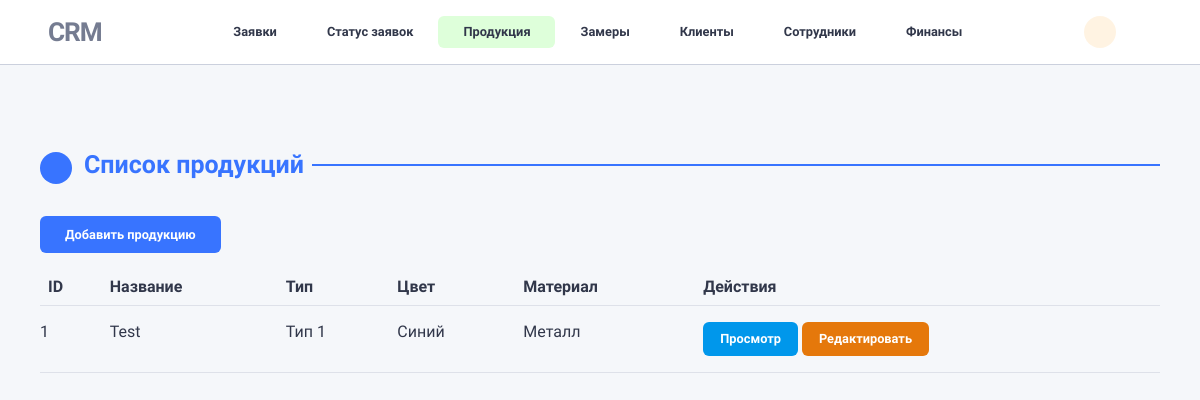
/products/, run on an earlier commit of the app's database.
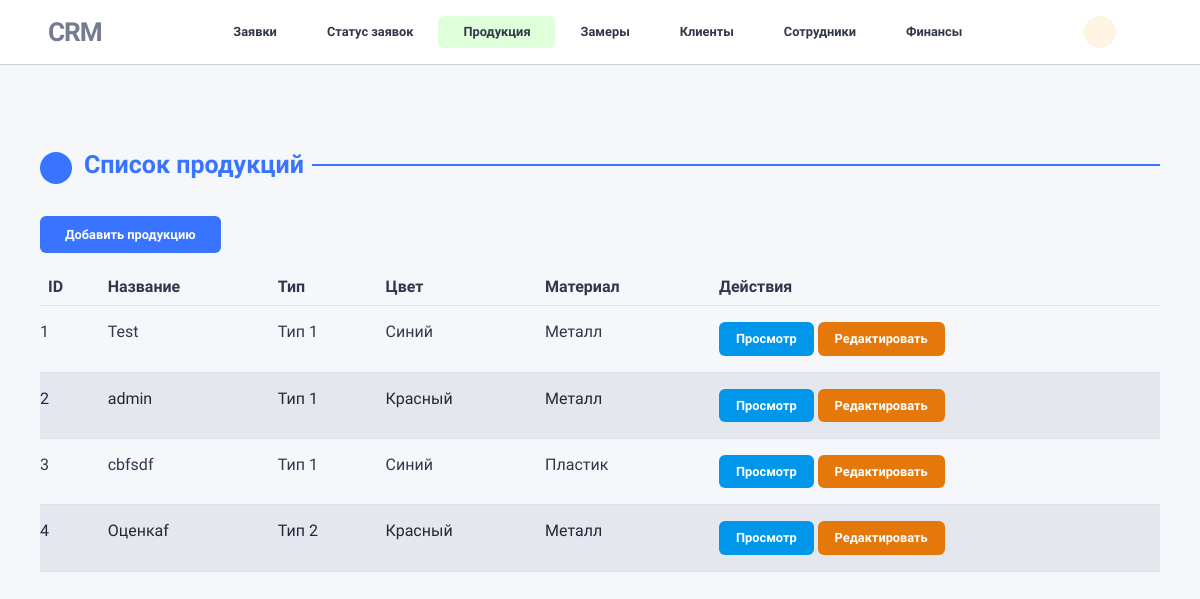
And on a later commit of the database.
### products/models.py (models this page shows, shortened)
class Product(models.Model):
    PRODUCT_TYPE_CHOICES = [
        ('type1', 'Тип 1'),
        ('type2', 'Тип 2'),
    ]
    COLOR_CHOICES = [
        ('red', 'Красный'),
        ('blue', 'Синий'),
        ('green', 'Зеленый'),
    ]
    MATERIAL_CHOICES = [
        ('metal', 'Металл'),
        ('plastic', 'Пластик'),
        ('wood', 'Дерево'),
    ]
    name = models.CharField(max_length=100, verbose_name="Название продукции")
    type = models.CharField(
        max_length=20, choices=PRODUCT_TYPE_CHOICES, verbose_name="Тип продукции"
    )
    color = models.CharField(
        max_length=20, choices=COLOR_CHOICES, verbose_name="Цвет продукции"
    )
    material = models.CharField(
        max_length=20, choices=MATERIAL_CHOICES, verbose_name="Материал продукции"
    )
    class Meta:
        verbose_name = "Продукция"
        verbose_name_plural = "Продукция"
        indexes = [
            models.Index(fields=["name", "type"]),
        ]

### products/views.py (the view)
# urls.py: path('', views.product_list, name='list'),
def product_list(request):
    products = Product.objects.all()
    return render(
            request,
            'products/product_list.html',
            {
                'products': products,
                'section': 'products'
            }
        )

### products/templates/products/product_list.html (shortened to what this page needs)
{% extends 'base.html' %}
{% block main %}
<div class="content">
    <div class="mb-9" data-bs-spy="scroll" data-bs-target="#widgets-scrollspy">
      <div class="d-flex mb-5 pt-8" id="scrollspyStats"><span class="fa-stack me-2 ms-n1"><i class="fas fa-circle fa-stack-2x text-primary"></i><i class="fa-inverse fa-stack-1x text-primary-subtle"></i></span>
        <div class="col">
          <h3 class="mb-0 text-primary position-relative fw-bold"><span class="bg-body pe-2">Список продукций</span><span class="border border-primary position-absolute top-50 translate-middle-y w-100 start-0 z-n1"></span></h3>
        </div>
      </div>
    <a href="{% url 'products:create' %}" class="btn btn-primary mb-3">Добавить продукцию</a>
    <table class="table table-striped">
        <thead>
            <tr>
                <th>ID</th>
                <th>Название</th>
                <th>Тип</th>
                <th>Цвет</th>
                <th>Материал</th>
                <th>Действия</th>
            </tr>
        </thead>
        <tbody>
            {% for product in products %}
            <tr>
                <td>{{ product.id }}</td>
                <td>{{ product.name }}</td>
                <td>{{ product.get_type_display }}</td>
                <td>{{ product.get_color_display }}</td>
                <td>{{ product.get_material_display }}</td>
                <td>
                    <a href="{% url 'products:detail' product.id %}" class="btn btn-info btn-sm">Просмотр</a>
                    <a href="{% url 'products:edit' product.id %}" class="btn btn-warning btn-sm">Редактировать</a>
                </td>
            </tr>
            {% empty %}
            <tr>
                <td colspan="6" class="text-center">Продукция отсутствует.</td>
            </tr>
            {% endfor %}
        </tbody>
    </table>
    </div>
</div>
{% endblock %}

### tickets/templates/base.html (shortened to what this page needs)
{% load static %}
<html lang="en-US" dir="ltr" data-navigation-type="default" data-navbar-horizontal-shape="default">
<head>
    <link href="{% static 'vendors/choices/choices.min.css' %}" rel="stylesheet">
    <link href="{% static 'vendors/flatpickr/flatpickr.min.css' %}" rel="stylesheet">
    <link href="{% static 'vendors/simplebar/simplebar.min.css' %}" rel="stylesheet">
    <link rel="stylesheet" href="https://unicons.iconscout.com/release/v4.0.8/css/line.css">
    <link href="{% static 'assets/css/theme.min.css' %}" type="text/css" rel="stylesheet" id="style-default">
    <link href="{% static 'assets/css/user.min.css' %}" type="text/css" rel="stylesheet" id="user-style-default">
</head>
<body>
    <main class="main" id="top">
        {% include 'navbar/top.html' %}
        {% block main %}
        {% endblock main %}
    </main>
</body>
</html>

### tickets/templates/navbar/top.html (shortened to what this page needs)
{% load static %}
<nav class="navbar navbar-top fixed-top navbar-expand-lg" id="navbarTop" style="display:none;">
    <div class="navbar-logo">
        <a class="navbar-brand me-1 me-sm-3" href="">
            <div class="d-flex align-items-center">
                <div class="d-flex align-items-center">
                    <h5 class="logo-text ms-2 d-none d-sm-block">CRM</h5>
                </div>
            </div>
        </a>
    </div>
    <div class="collapse navbar-collapse navbar-top-collapse order-1 order-lg-0 justify-content-center"
        id="navbarTopCollapse">
        <ul class="navbar-nav navbar-nav-top" data-dropdown-on-hover="data-dropdown-on-hover">
            <li class="nav-item dropdown"><a class="nav-link lh-1" {% if section == 'tickets' %} style="background-color: #deffda;"{%endif%} href="{% url 'tickets:ticket_list' %}" role="button">
                Заявки</a>
            </li>
            <li class="nav-item dropdown"><a class="nav-link lh-1"{% if section == 'index' %} style="background-color: #deffda;"{%endif%}  href="{% url 'tickets:index_view' %}" role="button">
                Статус заявок</a>
            </li>
            <li class="nav-item dropdown"><a class="nav-link lh-1" {% if section == 'products' %} style="background-color: #deffda;"{%endif%} href="{% url 'products:list' %}" role="button">
                Продукция</a>
            </li>
            <li class="nav-item dropdown"><a class="nav-link lh-1" {% if section == 'measurements' %} style="background-color: #deffda;"{%endif%} href="{% url 'products:measurement_list' %}" role="button">
                Замеры</a>
            </li>
            <li class="nav-item dropdown"><a class="nav-link lh-1" {% if section == 'clients' %} style="background-color: #deffda;"{%endif%} href="{% url 'users:client_list' %}" role="button">
                Клиенты</a>
            </li>
            <li class="nav-item dropdown"><a class="nav-link lh-1" {% if section == 'employees' %} style="background-color: #deffda;"{%endif%}  href="{% url 'users:list_employee' %}" role="button">
                Сотрудники</a>
            </li>
            <li class="nav-item dropdown"><a class="nav-link lh-1" {% if section == 'finance' %} style="background-color: #deffda;"{%endif%}  href="{% url 'finance:finance_list' %}" role="button">
                Финансы</a>
            </li>
        </ul>
    </div>
    <ul class="navbar-nav navbar-nav-icons flex-row">
        <li class="nav-item">
            <div class="theme-control-toggle fa-icon-wait px-2"><input
                    <label
                    class="mb-0 theme-control-toggle-label theme-control-toggle-dark" for="themeControlToggle"
                    data-bs-toggle="tooltip" data-bs-placement="left" data-bs-title="Сменить тему "
                    style="height:32px;width:32px;"></label></div>
        </li>
        <li class="nav-item dropdown">
            <a class="nav-link" href="#" style="min-width: 2.25rem" role="button" data-bs-toggle="dropdown"
                aria-haspopup="true" aria-expanded="false" data-bs-auto-close="outside"><span class="d-block"
                    style="height:20px;width:20px;"></span></a>
        </li>
    </ul>
</nav>

What changed in the data, as far as the page shows it:
added Product: id "2", name "admin", type "Тип 1", color "Красный", material "Металл"
added Product: id "3", name "cbfsdf", type "Тип 1", color "Синий", material "Пластик"
added Product: id "4", name "Оценкаf", type "Тип 2", color "Красный", material "Металл"
